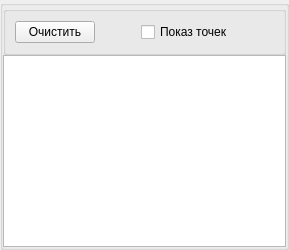
         <widget class="QGroupBox" name="groupBox_4">
          <property name="sizePolicy">
           <sizepolicy hsizetype="Expanding" vsizetype="Expanding">
            <horstretch>0</horstretch>
            <verstretch>0</verstretch>
           </sizepolicy>
          </property>
          <property name="title">
           <string/>
          </property>
          <layout class="QGridLayout" name="gridLayout_11">
           <property name="leftMargin">
            <number>0</number>
           </property>
           <property name="topMargin">
            <number>0</number>
           </property>
           <property name="rightMargin">
            <number>0</number>
           </property>
           <property name="bottomMargin">
            <number>0</number>
           </property>
           <property name="spacing">
            <number>0</number>
           </property>
           <item row="0" column="0">
            <widget class="QGroupBox" name="groupBox_5">
             <property name="sizePolicy">
              <sizepolicy hsizetype="Minimum" vsizetype="Fixed">
               <horstretch>0</horstretch>
               <verstretch>40</verstretch>
              </sizepolicy>
             </property>
             <property name="minimumSize">
              <size>
               <width>0</width>
               <height>40</height>
              </size>
             </property>
             <property name="title">
              <string/>
             </property>
             <layout class="QHBoxLayout" name="horizontalLayout_2">
              <item>
               <widget class="QPushButton" name="clearMainTask">
                <property name="text">
                 <string>Очистить</string>
                </property>
               </widget>
              </item>
              <item>
               <spacer name="horizontalSpacer_5">
                <property name="orientation">
                 <enum>Qt::Horizontal</enum>
                </property>
                <property name="sizeHint" stdset="0">
                 <size>
                  <width>40</width>
                  <height>20</height>
                 </size>
                </property>
               </spacer>
              </item>
              <item>
               <widget class="QCheckBox" name="showDotsMain">
                <property name="text">
                 <string>Показ точек</string>
                </property>
               </widget>
              </item>
              <item>
               <spacer name="horizontalSpacer_6">
                <property name="orientation">
                 <enum>Qt::Horizontal</enum>
                </property>
                <property name="sizeHint" stdset="0">
                 <size>
                  <width>40</width>
                  <height>20</height>
                 </size>
                </property>
               </spacer>
              </item>
             </layout>
            </widget>
           </item>
           <item row="1" column="0">
            <widget class="CustomView" name="graphicsView_2"/>
           </item>
          </layout>
         </widget>
